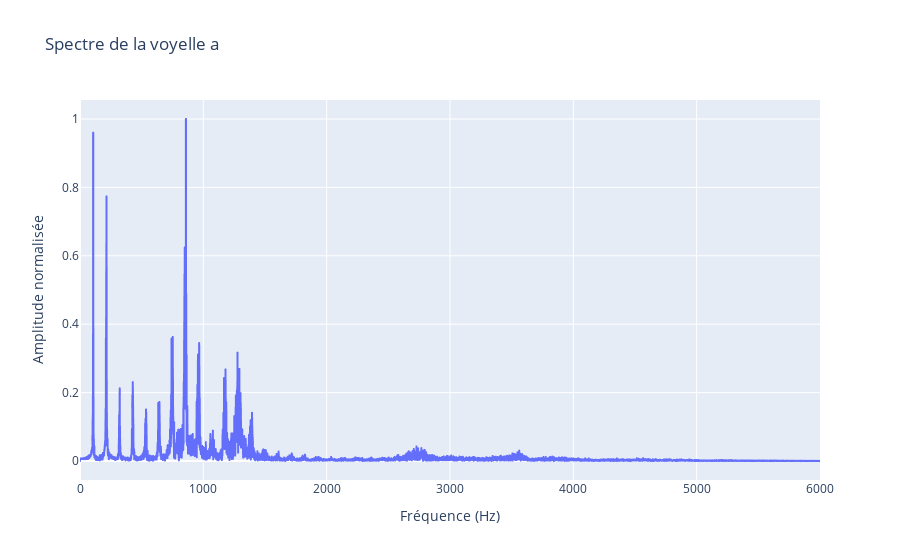
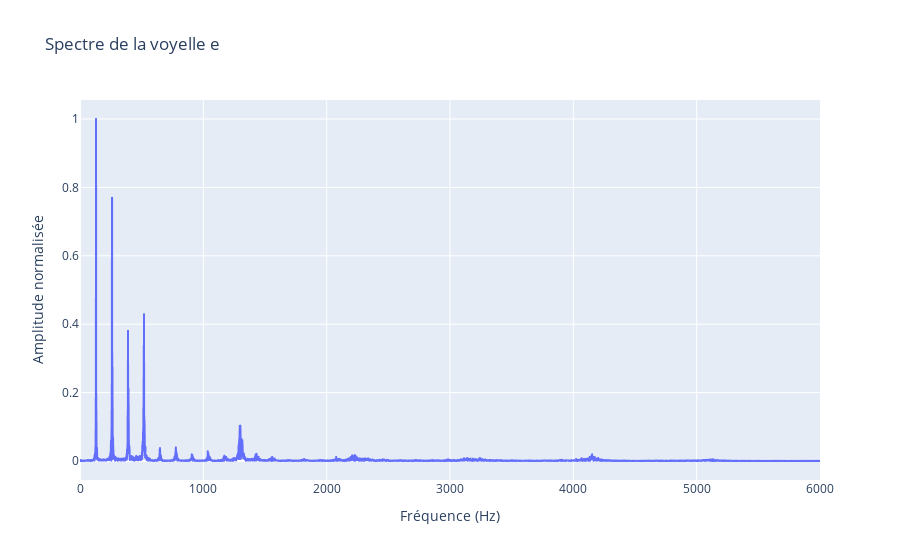
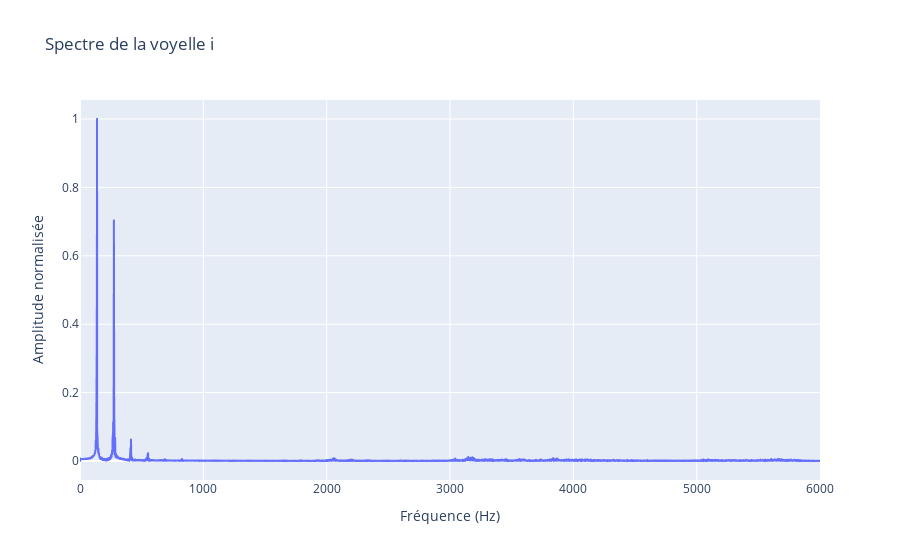
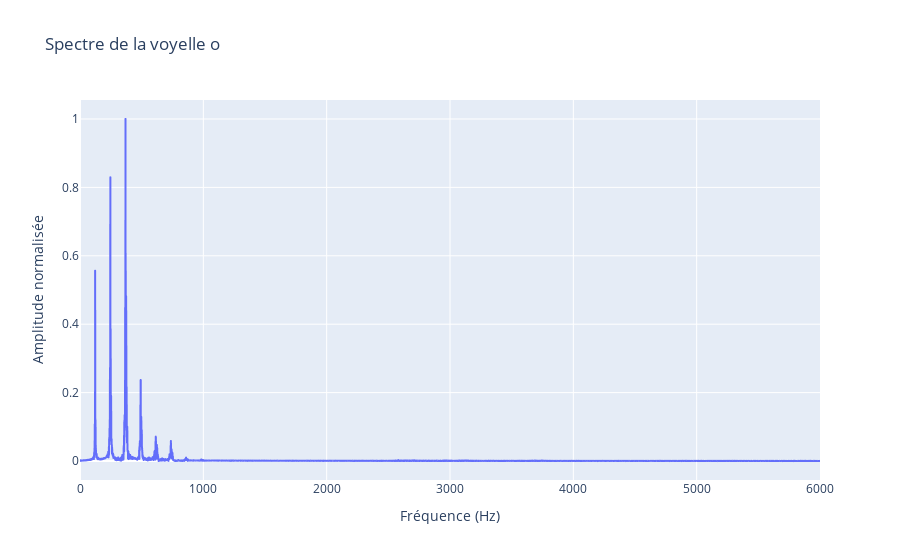

Here is the notebook cell these charts were saved with, in order:
### Code cell
# ============================
#  SPECTRES DES VOYELLES
# ============================

voyelles = ["a", "e", "i", "o", "u"]

for v in voyelles:
    chemin_fichier = f"{DOSSIER_DONNEES}/{v}_1.npz"

    donnees = np.load(chemin_fichier)
    t = donnees["t"]
    s = donnees["s"]

    # Fréquence d'échantillonnage
    fe = 1.0 / (t[1] - t[0])

    # Centrage du signal
    s_centre = s - np.mean(s)

    # FFT
    N = len(s_centre)
    spectre_complexe = np.fft.rfft(s_centre)
    frequences = np.fft.rfftfreq(N, d=1.0 / fe)
    amplitude = np.abs(spectre_complexe)

    # Normalisation
    amplitude_norm = amplitude / np.max(amplitude)

    # Tracé
    fig = px.line(
        x=frequences,
        y=amplitude_norm,
        labels={"x": "Fréquence (Hz)", "y": "Amplitude normalisée"},
        title="Spectre de la voyelle " + v
    )
    fig.show()

### Figure 1 — Plotly figure (JSON) as saved in the notebook; plotly's stock layout.template omitted (floating-point values rounded to 4 significant figures; data arrays with more than 128 entries replaced by an {"elided": "..."} marker saying what was removed)
{"data": [{"hovertemplate": "Fréquence (Hz)=%{x}<br>Amplitude normalisée=%{y}<extra></extra>", "legendgroup": "", "line": {"color": "#636efa", "dash": "solid"}, "marker": {"symbol": "circle"}, "mode": "lines", "name": "", "showlegend": false, "type": "scattergl", "x": {"elided": "6001 float values"}, "xaxis": "x", "y": {"elided": "6001 float values"}, "yaxis": "y"}], "layout": {"legend": {"tracegroupgap": 0}, "title": {"text": "Spectre de la voyelle a"}, "xaxis": {"anchor": "y", "domain": [0, 1], "title": {"text": "Fréquence (Hz)"}}, "yaxis": {"anchor": "x", "domain": [0, 1], "title": {"text": "Amplitude normalisée"}}}}

### Figure 2 — Plotly figure (JSON) as saved in the notebook; plotly's stock layout.template omitted (floating-point values rounded to 4 significant figures; data arrays with more than 128 entries replaced by an {"elided": "..."} marker saying what was removed)
{"data": [{"hovertemplate": "Fréquence (Hz)=%{x}<br>Amplitude normalisée=%{y}<extra></extra>", "legendgroup": "", "line": {"color": "#636efa", "dash": "solid"}, "marker": {"symbol": "circle"}, "mode": "lines", "name": "", "showlegend": false, "type": "scattergl", "x": {"elided": "6001 float values"}, "xaxis": "x", "y": {"elided": "6001 float values"}, "yaxis": "y"}], "layout": {"legend": {"tracegroupgap": 0}, "title": {"text": "Spectre de la voyelle e"}, "xaxis": {"anchor": "y", "domain": [0, 1], "title": {"text": "Fréquence (Hz)"}}, "yaxis": {"anchor": "x", "domain": [0, 1], "title": {"text": "Amplitude normalisée"}}}}

### Figure 3 — Plotly figure (JSON) as saved in the notebook; plotly's stock layout.template omitted (floating-point values rounded to 4 significant figures; data arrays with more than 128 entries replaced by an {"elided": "..."} marker saying what was removed)
{"data": [{"hovertemplate": "Fréquence (Hz)=%{x}<br>Amplitude normalisée=%{y}<extra></extra>", "legendgroup": "", "line": {"color": "#636efa", "dash": "solid"}, "marker": {"symbol": "circle"}, "mode": "lines", "name": "", "showlegend": false, "type": "scattergl", "x": {"elided": "6001 float values"}, "xaxis": "x", "y": {"elided": "6001 float values"}, "yaxis": "y"}], "layout": {"legend": {"tracegroupgap": 0}, "title": {"text": "Spectre de la voyelle i"}, "xaxis": {"anchor": "y", "domain": [0, 1], "title": {"text": "Fréquence (Hz)"}}, "yaxis": {"anchor": "x", "domain": [0, 1], "title": {"text": "Amplitude normalisée"}}}}

### Figure 4 — Plotly figure (JSON) as saved in the notebook; plotly's stock layout.template omitted (floating-point values rounded to 4 significant figures; data arrays with more than 128 entries replaced by an {"elided": "..."} marker saying what was removed)
{"data": [{"hovertemplate": "Fréquence (Hz)=%{x}<br>Amplitude normalisée=%{y}<extra></extra>", "legendgroup": "", "line": {"color": "#636efa", "dash": "solid"}, "marker": {"symbol": "circle"}, "mode": "lines", "name": "", "showlegend": false, "type": "scattergl", "x": {"elided": "6001 float values"}, "xaxis": "x", "y": {"elided": "6001 float values"}, "yaxis": "y"}], "layout": {"legend": {"tracegroupgap": 0}, "title": {"text": "Spectre de la voyelle o"}, "xaxis": {"anchor": "y", "domain": [0, 1], "title": {"text": "Fréquence (Hz)"}}, "yaxis": {"anchor": "x", "domain": [0, 1], "title": {"text": "Amplitude normalisée"}}}}
